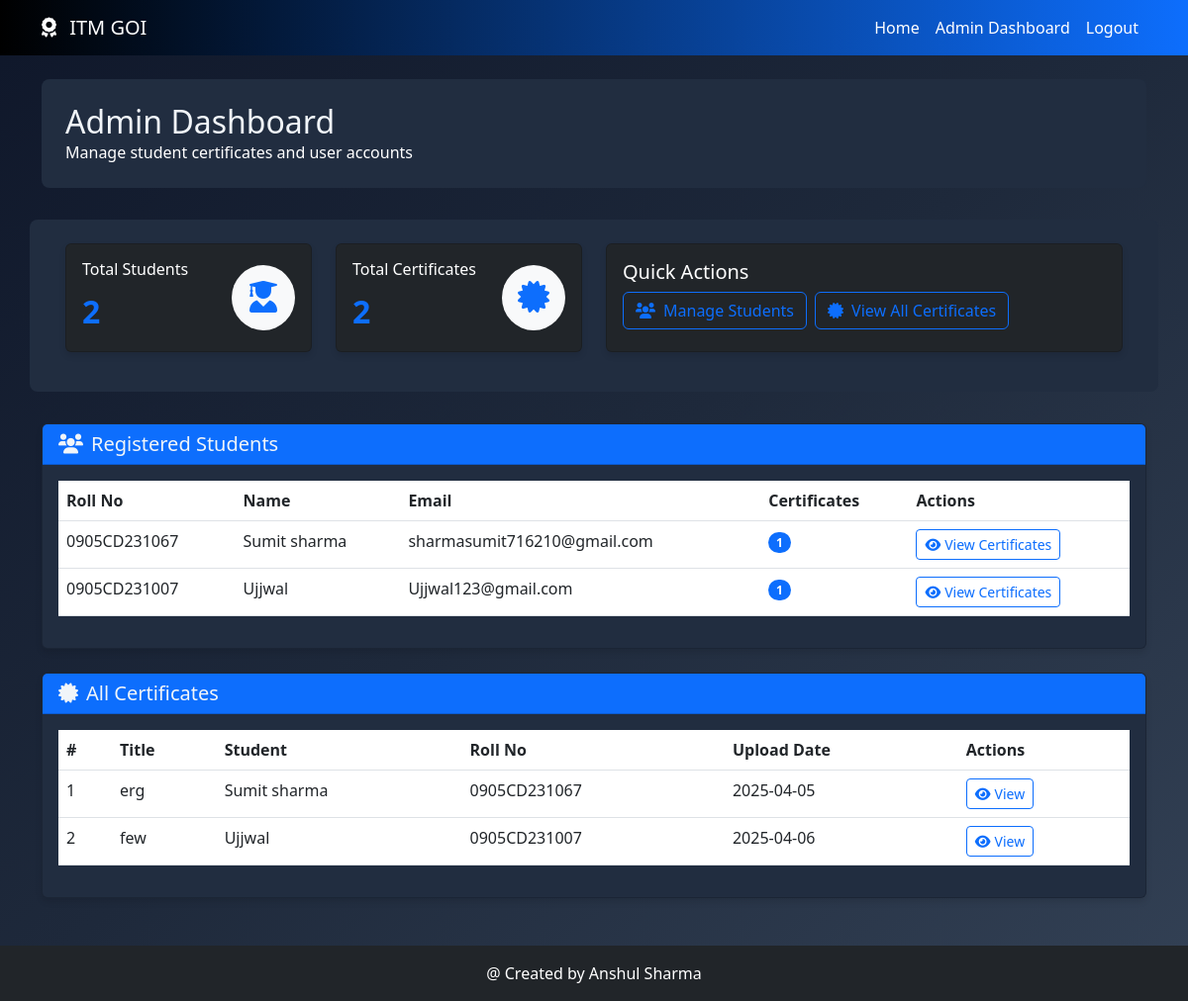
The app's page /admin_dashboard (signed in) with its own data.
### app.py (models this page shows)
class User(db.Model):
    id = db.Column(db.Integer, primary_key=True)
    roll_no = db.Column(db.String(20), unique=True, nullable=False)
    name = db.Column(db.String(100), nullable=False)
    email = db.Column(db.String(100), unique=True, nullable=False)
    password = db.Column(db.String(200), nullable=False)
    is_admin = db.Column(db.Boolean, default=False)
    certificates = db.relationship('Certificate', backref='user', lazy=True)

class Certificate(db.Model):
    id = db.Column(db.Integer, primary_key=True)
    title = db.Column(db.String(100), nullable=False)
    description = db.Column(db.Text, nullable=True)
    filename = db.Column(db.String(100), nullable=False)
    timestamp = db.Column(db.DateTime, default=datetime.utcnow)
    user_id = db.Column(db.Integer, db.ForeignKey('user.id'), nullable=False)

### app.py (the view)
@app.route('/admin_dashboard')
def admin_dashboard():
    if 'user_id' not in session or not session.get('is_admin', False):
        return redirect(url_for('login'))
    users = User.query.filter_by(is_admin=False).all()
    certificates = Certificate.query.all()
    return render_template('admin_dashboard.html', users=users, certificates=certificates)

### templates/admin_dashboard.html (shortened to what this page needs)
{% extends 'base.html' %}
{% block content %}
<div class="dashboard-header " style="background-color: #212d40;">
    <div class="row align-items-center">
        <div class="col-md-8">
            <h2 class="mb-0">Admin Dashboard</h2>
            <p class="text-white mb-0">Manage student certificates and user accounts</p>
        </div>
    </div>
</div>
<div class="row admin-stats">
    <div class="col-md-3 mb-3 ">
        <div class="card admin-card h-100 bg-dark text-white">
            <div class="card-body">
                <div class="d-flex justify-content-between align-items-center">
                    <div>
                        <h6 class="text-white">Total Students</h6>
                        <div class="stat-number">{{ users|length }}</div>
                    </div>
                    <div class="rounded-circle bg-light p-3">
                        <i class="fas fa-user-graduate text-primary fa-2x"></i>
                    </div>
                </div>
            </div>
        </div>
    </div>
    <div class="col-md-3 mb-3">
        <div class="card admin-card h-100 bg-dark text-white">
            <div class="card-body">
                <div class="d-flex justify-content-between align-items-center">
                    <div>
                        <h6 class="text-white">Total Certificates</h6>
                        <div class="stat-number">{{ certificates|length }}</div>
                    </div>
                    <div class="rounded-circle bg-light p-3">
                        <i class="fas fa-certificate text-primary fa-2x"></i>
                    </div>
                </div>
            </div>
        </div>
    </div>
    <div class="col-md-6 mb-3">
        <div class="card h-100 bg-dark text-white">
            <div class="card-body">
                <h5 class="card-title">Quick Actions</h5>
                <div class="d-flex gap-2">
                    <a href="#students-section" class="btn btn-outline-primary">
                        <i class="fas fa-users me-2"></i>Manage Students
                    </a>
                    <a href="#certificates-section" class="btn btn-outline-primary">
                        <i class="fas fa-certificate me-2"></i>View All Certificates
                    </a>
                </div>
            </div>
        </div>
    </div>
</div>
<div class="card mb-4" id="students-section" style="background-color: #212d40; color: white;">
    <div class="card-header " style="background-color: #0d6efd;">
        <h5 class="mb-0"><i class="fas fa-users me-2"></i>Registered Students</h5>
    </div>
    <div class="card-body">
        {% if users %}
            <div class="table-container">
                <table class="table table-hover">
                    <thead class="text-white">
                        <tr>
                            <th scope="col">Roll No</th>
                            <th scope="col">Name</th>
                            <th scope="col">Email</th>
                            <th scope="col">Certificates</th>
                            <th scope="col">Actions</th>
                        </tr>
                    </thead>
                    <tbody>
                        {% for user in users %}
                            {% set user_certificates = namespace(count=0) %}
                            {% for cert in certificates %}
                                {% if cert.user_id == user.id %}
                                    {% set user_certificates.count = user_certificates.count + 1 %}
                                {% endif %}
                            {% endfor %}
                            <tr class="text-white">
                                <td>{{ user.roll_no }}</td>
                                <td>{{ user.name }}</td>
                                <td>{{ user.email }}</td>
                                <td>
                                    <span class="badge bg-primary rounded-pill">{{ user_certificates.count }}</span>
                                </td>
                                <td>
                                    <a href="{{ url_for('admin_view_user_certificates', user_id=user.id) }}" class="btn btn-sm btn-outline-primary">
                                        <i class="fas fa-eye me-1"></i>View Certificates
                                    </a>
                                </td>
                            </tr>
                        {% endfor %}
                    </tbody>
                </table>
            </div>
        {% endif %}
    </div>
</div>
<div class="card mb-4" id="certificates-section" style="background-color: #212d40;">
    <div class="card-header" style="background-color: #0d6efd;">
        <h5 class="mb-0"><i class="fas fa-certificate me-2"></i>All Certificates</h5>
    </div>
    <div class="card-body">
        {% if certificates %}
            <div class="table-container">
                <table class="table table-hover certificate-table text-white">
                    <thead>
                        <tr>
                            <th scope="col">#</th>
                            <th scope="col">Title</th>
                            <th scope="col">Student</th>
                            <th scope="col">Roll No</th>
                            <th scope="col">Upload Date</th>
                            <th scope="col">Actions</th>
                        </tr>
                    </thead>
                    <tbody>
                        {% for cert in certificates %}
                            <tr>
                                <td>{{ loop.index }}</td>
                                <td>{{ cert.title }}</td>
                                <td>{{ cert.user.name }}</td>
                                <td>{{ cert.user.roll_no }}</td>
                                <td>{{ cert.timestamp.strftime('%Y-%m-%d') }}</td>
                                <td>
                                    <a href="{{ url_for('view_certificate', certificate_id=cert.id) }}" class="btn btn-sm btn-outline-primary">
                                        <i class="fas fa-eye me-1"></i>View
                                    </a>
                                </td>
                            </tr>
                        {% endfor %}
                    </tbody>
                </table>
            </div>
        {% endif %}
    </div>
</div>
{% endblock %}

### templates/base.html (shortened to what this page needs)
<!DOCTYPE html>
<html lang="en">
<head>
    <link rel="stylesheet" href="{{ url_for('static', filename='css/styles.css') }}">
    <link href="https://cdn.jsdelivr.net/npm/bootstrap@5.3.0-alpha1/dist/css/bootstrap.min.css" rel="stylesheet">
    <link rel="stylesheet" href="https://cdnjs.cloudflare.com/ajax/libs/font-awesome/6.0.0/css/all.min.css">
</head>
<body>
    <nav class="navbar navbar-expand-lg navbar-dark " style="background: linear-gradient(to right, #000000, #0d6efd);">
        <div class="container">
            <a class="navbar-brand" href="{{ url_for('index') }}">
                <i class="fas fa-award me-2"></i>
                ITM GOI
            </a>
            <div class="collapse navbar-collapse" id="navbarNav">
                <ul class="navbar-nav ms-auto">
                    <li class="nav-item">
                        <a class="nav-link text-white" href="{{ url_for('index') }}">Home</a>
                    </li>
                    {% if session.get('user_id') %}
                        {% if session.get('is_admin') %}
                            <li class="nav-item">
                                <a class="nav-link text-white" href="{{ url_for('admin_dashboard') }}">Admin Dashboard</a>
                            </li>
                        {% endif %}
                        <li class="nav-item">
                            <a class="nav-link text-white" href="{{ url_for('logout') }}">Logout</a>
                        </li>
                    {% endif %}
                </ul>
            </div>
        </div>
    </nav>
    <div class="container my-4">
        {% block content %}{% endblock %}
    </div>
    <footer class="footer bg-dark py-3 mt-auto">
        <div class="container text-center">
            <span class="text-white">@ Created by Anshul Sharma</span>
        </div>
    </footer>
</body>
</html>

### static/css/styles.css (style rules this page uses)
body { background: linear-gradient(to bottom right, #0f172a, #1e293b, #334155); color: #f1f5f9; min-height: 100vh; margin: 0; font-family: 'Segoe UI', Tahoma, Geneva, Verdana, sans-serif; }
.navbar,.card,.container , .text-dark { color: #f1f5f9 !important; }
body { min-height: 100vh; display: flex; flex-direction: column; }
.footer { margin-top: auto; }
.card { transition: all 0.3s ease; box-shadow: 0 4px 6px rgba(0, 0, 0, 0.1); }
.card { background-color: #1e293b; }
.admin-card { border-left: 4px solid #0d6efd; }
.admin-stats { background-color: #212d40; border-radius: 0.5rem; padding: 1.5rem; margin-bottom: 2rem; }
.stat-number { font-size: 2rem; font-weight: bold; color: #0d6efd; }
.dashboard-header { background-color: #f8f9fa; padding: 1.5rem; border-radius: 0.5rem; margin-bottom: 2rem; }
.table-container { overflow-x: auto; }
.certificate-table th { background-color: #f8f9fa; }

### records on screen
User: roll_no "0905CD231067", name "Sumit sharma", email "sharmasumit716210@gmail.com", count "1"
User: roll_no "0905CD231007", name "Ujjwal", email "Ujjwal123@gmail.com", count "1"
Certificate: title "erg", user.name "Sumit sharma", user.roll_no "0905CD231067", timestamp "2025-04-05"
Certificate: title "few", user.name "Ujjwal", user.roll_no "0905CD231007", timestamp "2025-04-06"

### other values on screen
{{ users|length }} "2"
{{ certificates|length }} "2"
